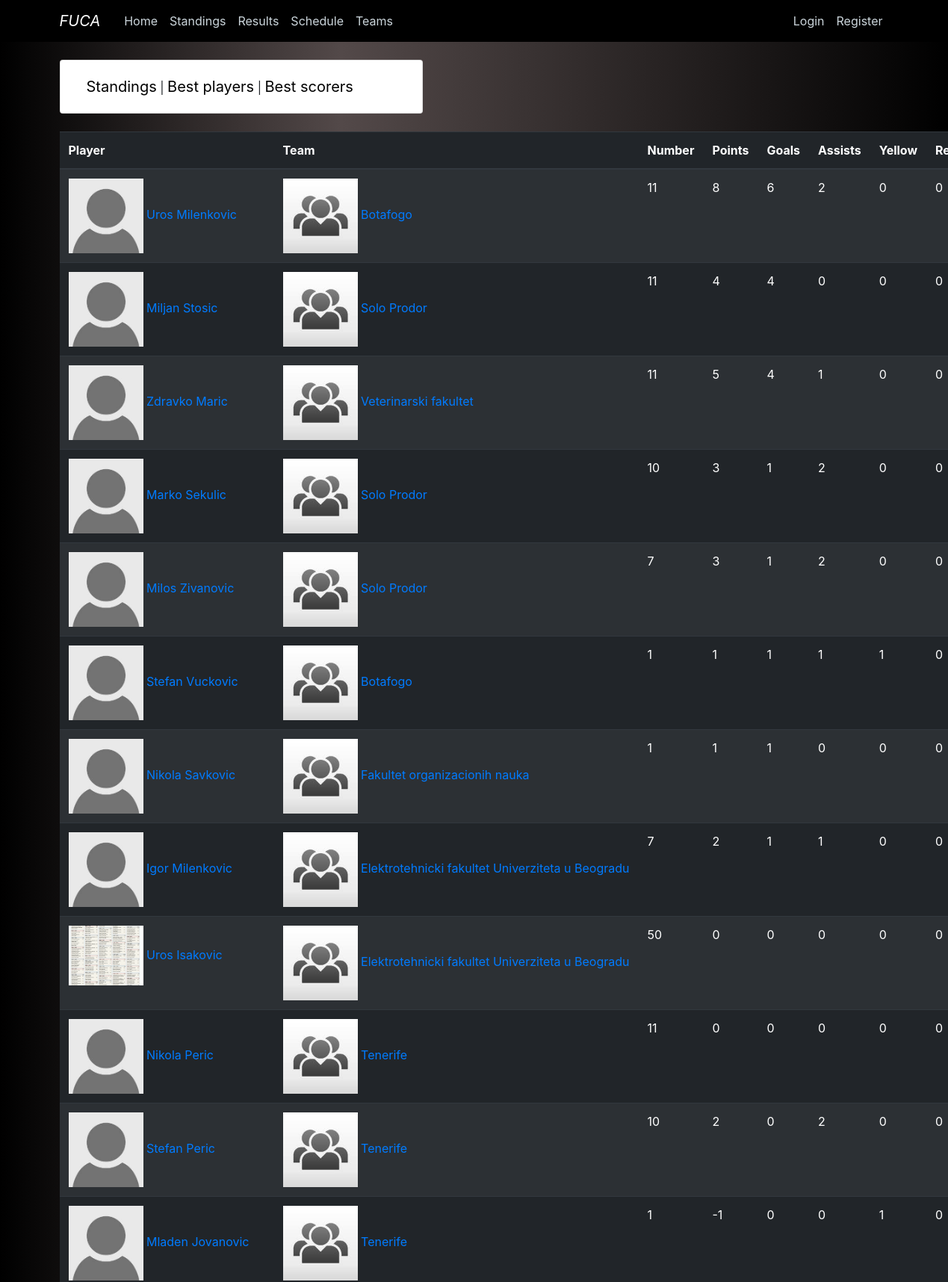
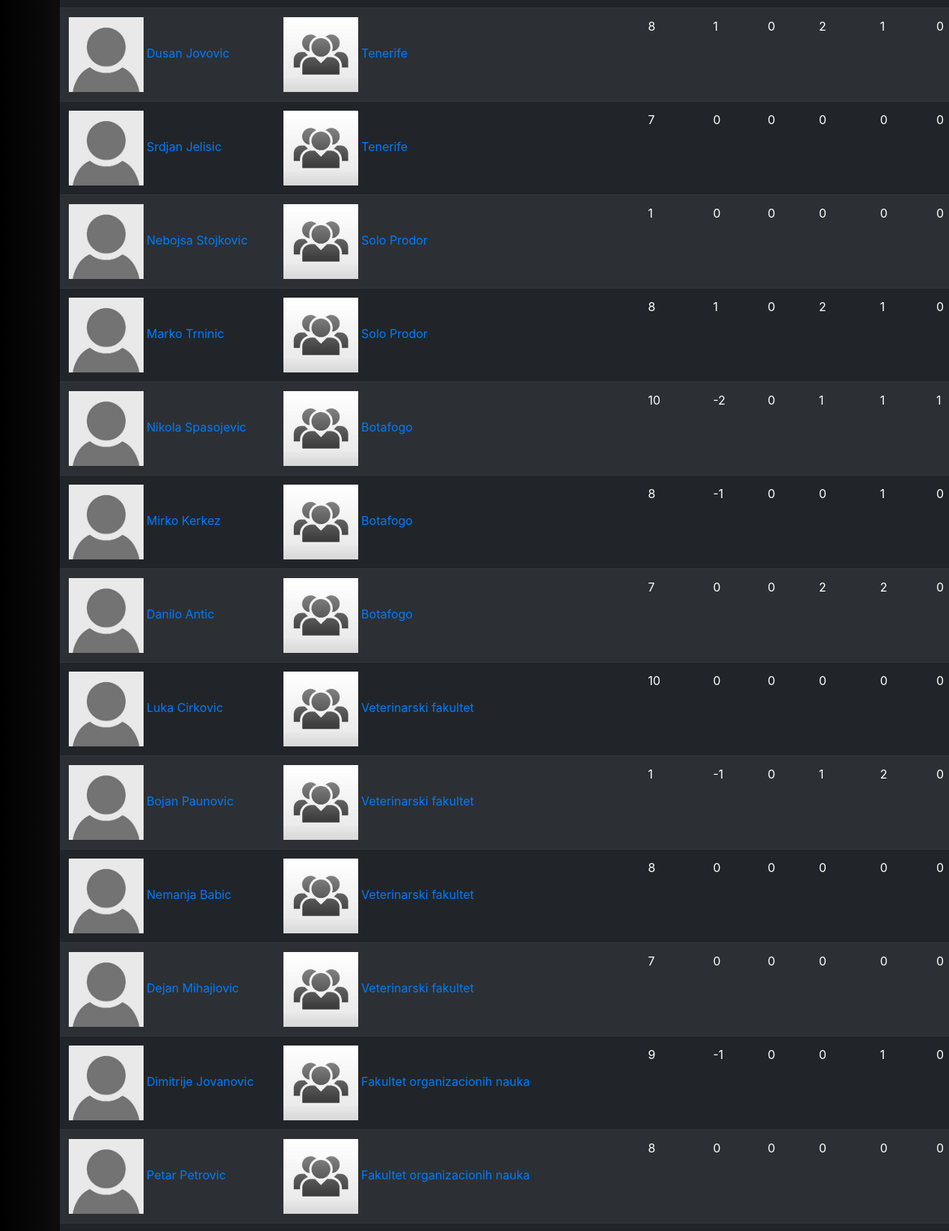
/standings/bestscorers (upper part), run on the app's committed database (2 pictures, top to bottom).
### fuca/models.py (models this page shows, shortened)
class Player(db.Model, UserMixin):
    __tablename__ = 'player'
    id          = db.Column(db.Integer,     primary_key=True)
    name        = db.Column(db.String(100), nullable=False)
    birthdate   = db.Column(db.DateTime,    nullable=False)
    number      = db.Column(db.Integer,     nullable=False)
    image       = db.Column(db.String(20),  nullable=False, default='default.jpg')
    email       = db.Column(db.String(120), unique=True,    nullable=False)
    password    = db.Column(db.String(200))
    registered  = db.Column(db.Boolean, default=False)
    is_admin    = db.Column(db.Boolean, default=False)
    team_id     = db.Column(db.Integer, db.ForeignKey('team.id'), nullable=False)
    statistics  = db.relationship('Statistics', backref='player', lazy=True)
    @property
    def goals(self):
        goals = 0
        for stat in self.statistics:
            goals += stat.goals
        return goals
    @property
    def assists(self):
        assists = 0
        for stat in self.statistics:
            assists += stat.assists
        return assists
    @property
    def red(self):
        red = 0
        for stat in self.statistics:
            red += stat.red
        return red
    @property
    def yellow(self):
        yellow = 0
        for stat in self.statistics:
            yellow += stat.yellow
        return yellow
    @property
    def points(self):
        return self.goals + self.assists - self.yellow - 2 * self.red

class Statistics(db.Model):
    __tablename__ = 'statistics'
    id          = db.Column(db.Integer, primary_key=True)
    goals       = db.Column(db.Integer, nullable=False)
    assists     = db.Column(db.Integer, nullable=False)
    yellow      = db.Column(db.Integer, nullable=False)
    red         = db.Column(db.Integer, nullable=False)
    player_id   = db.Column(db.Integer, db.ForeignKey('player.id'), nullable=False)
    match_id    = db.Column(db.Integer, db.ForeignKey('match.id'),  nullable=False)

### fuca/standings/routes.py (the view)
@scores.route("/bestscorers")
def bestscorers():
    players = Player.query.filter_by(is_admin=False).all()
    players = list(reversed(sorted(players, key=lambda player: player.goals)))
    for player in players:
        player.image = url_for('static', filename='images/players/{}'.format(player.image))
        player.team_name = player.team.name
        player.team_logo = url_for('static', filename='images/teams/{}'.format(player.team.logo_image))
    return render_template('standings/best-scorers.html', players=players, title='Best Scorers')

### fuca/templates/standings/best-scorers.html
{% extends 'standings/standings-layout.html' %}
{% block standings_content %}
<table class="table table-dark table-striped table-hover">
    <thead>
        <th>Player</th>
        <th>Team</th>
        <th>Number</th>
        <th>Points</th>
        <th>Goals</th>
        <th>Assists</th>
        <th>Yellow</th>
        <th>Red</th>
    </thead>
    {% for player in players %}
        <tr>
            <td style="white-space:nowrap">
                <a href="{{ url_for('main.player', id=player.id)}}">
                    <img src="{{ player.image }}" width="100">
                    {{ player.name }}
                </a>
            </td>
            <td style="white-space:nowrap">
                <a href="{{ url_for('teams.team', id=player.team_id)}}">
                    <img src="{{ player.team_logo }}" width="100">
                    {{ player.team_name }}
                </a>
            </td>
            <td>{{ player.number }}</td>
            <td>{{ player.points }}</td>
            <td>{{ player.goals }}</td>
            <td>{{ player.assists }}</td>
            <td>{{ player.yellow }}</td>
            <td>{{ player.red }}</td>
        </tr>
    {% endfor %}
</table>
{% endblock standings_content %}

### fuca/static/main.css (style rules this page uses)
body { margin-top: 5rem; }
a:link { text-decoration: none; }
.dark-background { background: rgb(0,0,0); background: linear-gradient(90deg, rgba(0,0,0,1) 0%, rgba(83,73,73,1) 36%, rgba(0,0,0,1) 100%); }

### data on the page
Player: image (placeholder picture), name "Uros Milenkovic", team_name "Botafogo", number "11", points "8", goals "6", assists "2", yellow "0", red "0"
Player: image (placeholder picture), name "Miljan Stosic", team_name "Solo Prodor", number "11", points "4", goals "4", assists "0", yellow "0", red "0"
Player: image (placeholder picture), name "Zdravko Maric", team_name "Veterinarski fakultet", number "11", points "5", goals "4", assists "1", yellow "0", red "0"
Player: image (placeholder picture), name "Marko Sekulic", team_name "Solo Prodor", number "10", points "3", goals "1", assists "2", yellow "0", red "0"
Player: image (placeholder picture), name "Milos Zivanovic", team_name "Solo Prodor", number "7", points "3", goals "1", assists "2", yellow "0", red "0"
Player: image (placeholder picture), name "Stefan Vuckovic", team_name "Botafogo", number "1", points "1", goals "1", assists "1", yellow "1", red "0"
Player: image (placeholder picture), name "Nikola Savkovic", team_name "Fakultet organizacionih nauka", number "1", points "1", goals "1", assists "0", yellow "0", red "0"
Player: image (placeholder picture), name "Igor Milenkovic", team_name "Elektrotehnicki fakultet Univerziteta u Beogradu", number "7", points "2", goals "1", assists "1", yellow "0", red "0"
Player: image (picture), name "Uros Isakovic", team_name "Elektrotehnicki fakultet Univerziteta u Beogradu", number "50", points "0", goals "0", assists "0", yellow "0", red "0"
Player: image (placeholder picture), name "Nikola Peric", team_name "Tenerife", number "11", points "0", goals "0", assists "0", yellow "0", red "0"
Player: image (placeholder picture), name "Stefan Peric", team_name "Tenerife", number "10", points "2", goals "0", assists "2", yellow "0", red "0"
Player: image (placeholder picture), name "Mladen Jovanovic", team_name "Tenerife", number "1", points "-1", goals "0", assists "0", yellow "1", red "0"
Player: image (placeholder picture), name "Dusan Jovovic", team_name "Tenerife", number "8", points "1", goals "0", assists "2", yellow "1", red "0"
Player: image (placeholder picture), name "Srdjan Jelisic", team_name "Tenerife", number "7", points "0", goals "0", assists "0", yellow "0", red "0"
Player: image (placeholder picture), name "Nebojsa Stojkovic", team_name "Solo Prodor", number "1", points "0", goals "0", assists "0", yellow "0", red "0"
Player: image (placeholder picture), name "Marko Trninic", team_name "Solo Prodor", number "8", points "1", goals "0", assists "2", yellow "1", red "0"
Player: image (placeholder picture), name "Nikola Spasojevic", team_name "Botafogo", number "10", points "-2", goals "0", assists "1", yellow "1", red "1"
Player: image (placeholder picture), name "Mirko Kerkez", team_name "Botafogo", number "8", points "-1", goals "0", assists "0", yellow "1", red "0"
Player: image (placeholder picture), name "Danilo Antic", team_name "Botafogo", number "7", points "0", goals "0", assists "2", yellow "2", red "0"
Player: image (placeholder picture), name "Luka Cirkovic", team_name "Veterinarski fakultet", number "10", points "0", goals "0", assists "0", yellow "0", red "0"
Player: image (placeholder picture), name "Bojan Paunovic", team_name "Veterinarski fakultet", number "1", points "-1", goals "0", assists "1", yellow "2", red "0"
Player: image (placeholder picture), name "Nemanja Babic", team_name "Veterinarski fakultet", number "8", points "0", goals "0", assists "0", yellow "0", red "0"
Player: image (placeholder picture), name "Dejan Mihajlovic", team_name "Veterinarski fakultet", number "7", points "0", goals "0", assists "0", yellow "0", red "0"
Player: image (placeholder picture), name "Dimitrije Jovanovic", team_name "Fakultet organizacionih nauka", number "9", points "-1", goals "0", assists "0", yellow "1", red "0"
Player: image (placeholder picture), name "Petar Petrovic", team_name "Fakultet organizacionih nauka", number "8", points "0", goals "0", assists "0", yellow "0", red "0"
